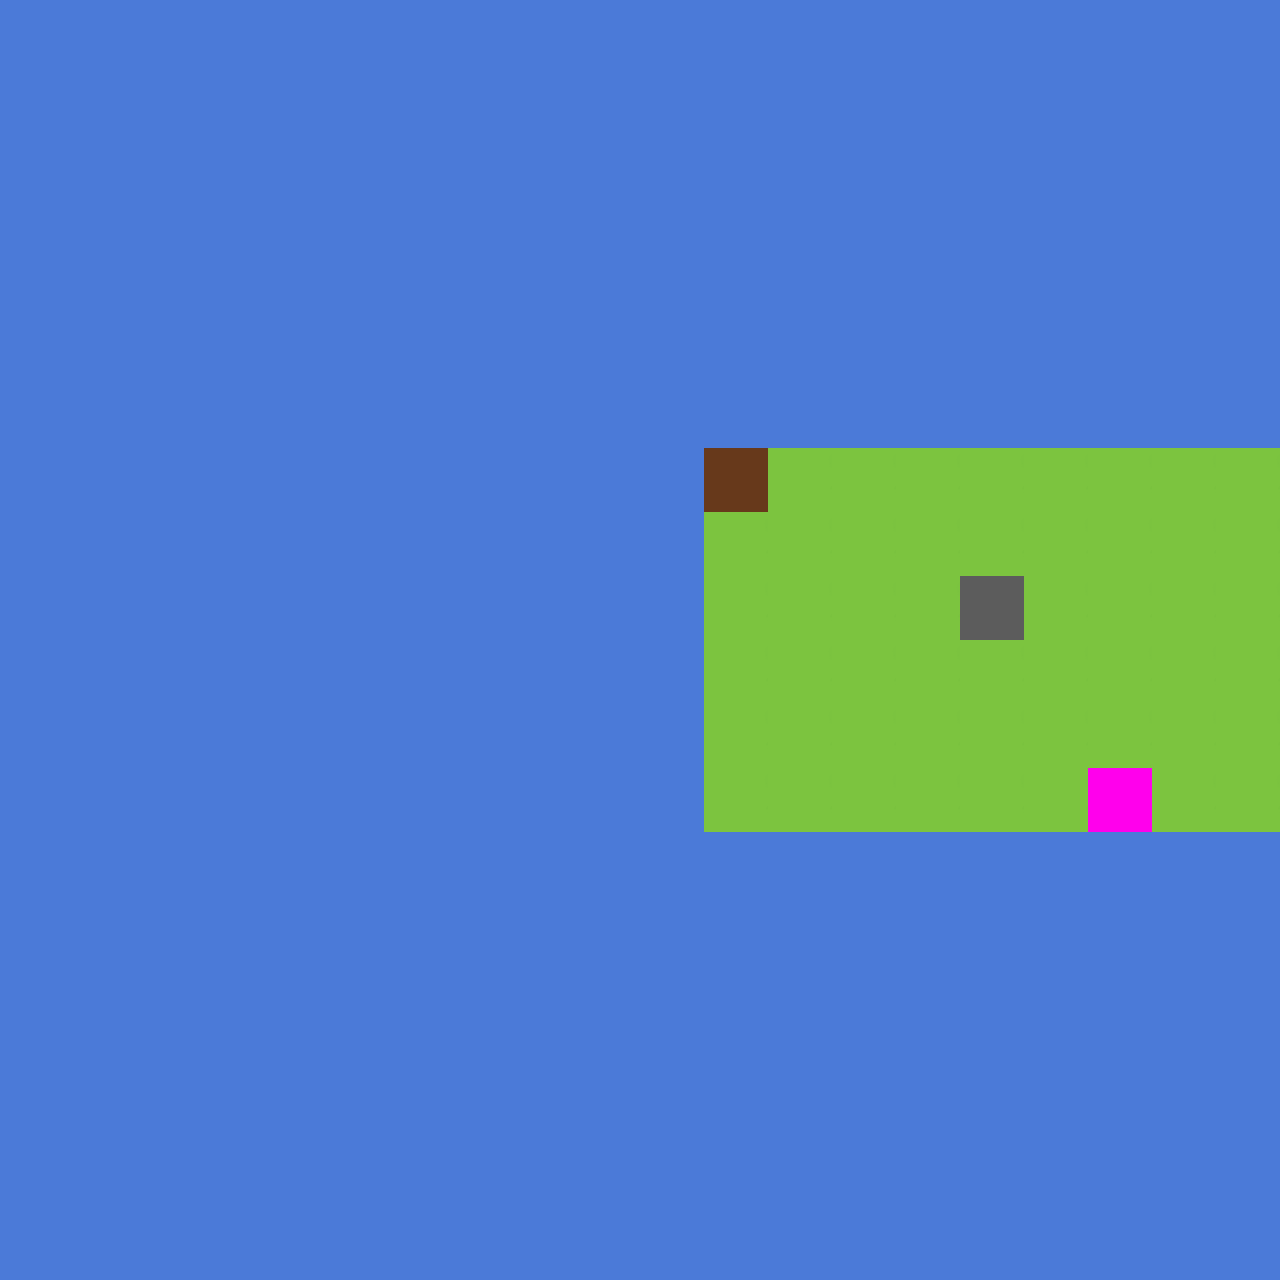

This is a level from a 2D game, rendered from its Tiled map with the project's own tilesets. A one-line summary and the complete map file follow:
An orthogonal 20x20 tile map with 64x64 px tiles, 4 tile layers (terrain, unit, npc, spawn_unit), 4 tilesets.

<map version="1.0" tiledversion="1.1.4" orientation="orthogonal" renderorder="right-down" width="20" height="20" tilewidth="64" tileheight="64" infinite="0" nextobjectid="1">
 <tileset firstgid="1" source="tiles/terrain.tsx" />
 <tileset firstgid="18" source="tiles/unit.tsx" />
 <tileset firstgid="34" source="tiles/spawn_unit.tsx" />
 <tileset firstgid="36" source="tiles/npc.tsx" />
 <layer name="terrain" width="20" height="20">
  <data encoding="csv">
2,2,2,2,2,2,2,2,2,2,2,2,2,2,2,2,2,2,2,2,
2,2,2,2,2,2,2,2,2,2,2,2,2,2,2,2,2,2,2,2,
2,2,2,2,2,2,2,2,2,2,2,2,2,2,2,2,2,2,2,2,
2,2,2,2,2,2,2,2,2,2,2,2,2,2,2,2,2,2,2,2,
2,2,2,2,2,2,2,2,2,2,2,2,2,2,2,2,2,2,2,2,
2,2,2,2,2,2,2,2,2,2,2,2,2,2,2,2,2,2,2,2,
2,2,2,2,2,2,2,2,2,2,2,2,2,2,2,2,2,2,2,2,
2,2,2,2,2,2,2,2,2,2,2,1,1,1,1,1,1,1,1,1,
2,2,2,2,2,2,2,2,2,2,2,1,1,1,1,1,1,1,1,1,
2,2,2,2,2,2,2,2,2,2,2,1,1,1,1,1,1,1,1,1,
2,2,2,2,2,2,2,2,2,2,2,1,1,1,1,1,1,1,1,1,
2,2,2,2,2,2,2,2,2,2,2,1,1,1,1,1,1,1,1,1,
2,2,2,2,2,2,2,2,2,2,2,1,1,1,1,1,1,1,1,1,
2,2,2,2,2,2,2,2,2,2,2,2,2,2,2,2,2,2,2,2,
2,2,2,2,2,2,2,2,2,2,2,2,2,2,2,2,2,2,2,2,
2,2,2,2,2,2,2,2,2,2,2,2,2,2,2,2,2,2,2,2,
2,2,2,2,2,2,2,2,2,2,2,2,2,2,2,2,2,2,2,2,
2,2,2,2,2,2,2,2,2,2,2,2,2,2,2,2,2,2,2,2,
2,2,2,2,2,2,2,2,2,2,2,2,2,2,2,2,2,2,2,2,
2,2,2,2,2,2,2,2,2,2,2,2,2,2,2,2,2,2,2,2
</data>
 </layer>
 <layer name="unit" width="20" height="20">
  <data encoding="csv">
0,0,0,0,0,0,0,0,0,0,0,0,0,0,0,0,0,0,0,0,
0,0,0,0,0,0,0,0,0,0,0,0,0,0,0,0,0,0,0,0,
0,0,0,0,0,0,0,0,0,0,0,0,0,0,0,0,0,0,0,0,
0,0,0,0,0,0,0,0,0,0,0,0,0,0,0,0,0,0,0,0,
0,0,0,0,0,0,0,0,0,0,0,0,0,0,0,0,0,0,0,0,
0,0,0,0,0,0,0,0,0,0,0,0,0,0,0,0,0,0,0,0,
0,0,0,0,0,0,0,0,0,0,0,0,0,0,0,0,0,0,0,0,
0,0,0,0,0,0,0,0,0,0,0,31,0,0,0,0,0,0,0,0,
0,0,0,0,0,0,0,0,0,0,0,0,0,0,0,0,0,0,0,0,
0,0,0,0,0,0,0,0,0,0,0,0,0,0,0,32,0,0,0,0,
0,0,0,0,0,0,0,0,0,0,0,0,0,0,0,0,0,0,0,0,
0,0,0,0,0,0,0,0,0,0,0,0,0,0,0,0,0,0,0,0,
0,0,0,0,0,0,0,0,0,0,0,0,0,0,0,0,0,33,0,0,
0,0,0,0,0,0,0,0,0,0,0,0,0,0,0,0,0,0,0,0,
0,0,0,0,0,0,0,0,0,0,0,0,0,0,0,0,0,0,0,0,
0,0,0,0,0,0,0,0,0,0,0,0,0,0,0,0,0,0,0,0,
0,0,0,0,0,0,0,0,0,0,0,0,0,0,0,0,0,0,0,0,
0,0,0,0,0,0,0,0,0,0,0,0,0,0,0,0,0,0,0,0,
0,0,0,0,0,0,0,0,0,0,0,0,0,0,0,0,0,0,0,0,
0,0,0,0,0,0,0,0,0,0,0,0,0,0,0,0,0,0,0,0
</data>
 </layer>
 <layer name="npc" width="20" height="20">
  <data encoding="csv">
0,0,0,0,0,0,0,0,0,0,0,0,0,0,0,0,0,0,0,0,
0,0,0,0,0,0,0,0,0,0,0,0,0,0,0,0,0,0,0,0,
0,0,0,0,0,0,0,0,0,0,0,0,0,0,0,0,0,0,0,0,
0,0,0,0,0,0,0,0,0,0,0,0,0,0,0,0,0,0,0,0,
0,0,0,0,0,0,0,0,0,0,0,0,0,0,0,0,0,0,0,0,
0,0,0,0,0,0,0,0,0,0,0,0,0,0,0,0,0,0,0,0,
0,0,0,0,0,0,0,0,0,0,0,0,0,0,0,0,0,0,0,0,
0,0,0,0,0,0,0,0,0,0,0,0,0,0,0,0,0,0,0,0,
0,0,0,0,0,0,0,0,0,0,0,0,0,0,0,0,0,0,0,0,
0,0,0,0,0,0,0,0,0,0,0,0,0,0,0,0,0,0,0,0,
0,0,0,0,0,0,0,0,0,0,0,0,0,0,0,0,0,0,0,0,
0,0,0,0,0,0,0,0,0,0,0,0,0,0,0,0,0,0,0,0,
0,0,0,0,0,0,0,0,0,0,0,0,0,0,0,0,0,0,0,0,
0,0,0,0,0,0,0,0,0,0,0,0,0,0,0,0,0,0,0,0,
0,0,0,0,0,0,0,0,0,0,0,0,0,0,0,0,0,0,0,0,
0,0,0,0,0,0,0,0,0,0,0,0,0,0,0,0,0,0,0,0,
0,0,0,0,0,0,0,0,0,0,0,0,0,0,0,0,0,0,0,0,
0,0,0,0,0,0,0,0,0,0,0,0,0,0,0,0,0,0,0,0,
0,0,0,0,0,0,0,0,0,0,0,0,0,0,0,0,0,0,0,0,
0,0,0,0,0,0,0,0,0,0,0,0,0,0,0,0,0,0,0,0
</data>
 </layer>
 <layer name="spawn_unit" width="20" height="20">
  <data encoding="csv">
0,0,0,0,0,0,0,0,0,0,0,0,0,0,0,0,0,0,0,0,
0,0,0,0,0,0,0,0,0,0,0,0,0,0,0,0,0,0,0,0,
0,0,0,0,0,0,0,0,0,0,0,0,0,0,0,0,0,0,0,0,
0,0,0,0,0,0,0,0,0,0,0,0,0,0,0,0,0,0,0,0,
0,0,0,0,0,0,0,0,0,0,0,0,0,0,0,0,0,0,0,0,
0,0,0,0,0,0,0,0,0,0,0,0,0,0,0,0,0,0,0,0,
0,0,0,0,0,0,0,0,0,0,0,0,0,0,0,0,0,0,0,0,
0,0,0,0,0,0,0,0,0,0,0,0,0,0,0,0,0,0,0,0,
0,0,0,0,0,0,0,0,0,0,0,0,0,0,0,0,0,0,0,0,
0,0,0,0,0,0,0,0,0,0,0,0,0,0,0,0,0,0,0,0,
0,0,0,0,0,0,0,0,0,0,0,0,0,0,0,0,0,0,0,0,
0,0,0,0,0,0,0,0,0,0,0,0,0,0,0,0,0,0,0,0,
0,0,0,0,0,0,0,0,0,0,0,0,0,0,0,0,0,0,0,0,
0,0,0,0,0,0,0,0,0,0,0,0,0,0,0,0,0,0,0,0,
0,0,0,0,0,0,0,0,0,0,0,0,0,0,0,0,0,0,0,0,
0,0,0,0,0,0,0,0,0,0,0,0,0,0,0,0,0,0,0,0,
0,0,0,0,0,0,0,0,0,0,0,0,0,0,0,0,0,0,0,0,
0,0,0,0,0,0,0,0,0,0,0,0,0,0,0,0,0,0,0,0,
0,0,0,0,0,0,0,0,0,0,0,0,0,0,0,0,0,0,0,0,
0,0,0,0,0,0,0,0,0,0,0,0,0,0,0,0,0,0,0,0
</data>
 </layer>
</map>
